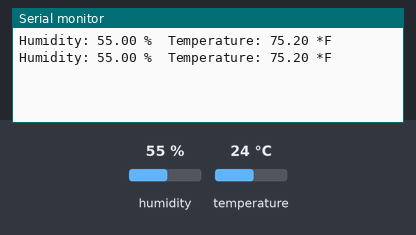
The sketch below on a simulated ESP32. On the bench: the last lines printed to the serial monitor. The inputs (shaded band) are chosen by the test bench; at power-on: humidity 55 %, temperature 24 °C.

Above: at 4.8 s.
4.9 s: humidity set to 22 %
At 6.4 s:
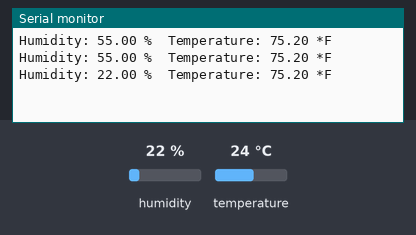
7.9 s: temperature set to 12 °C
At 8.8 s:
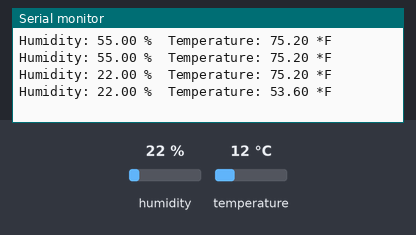
10.9 s: humidity set to 40 %
At 13.6 s:
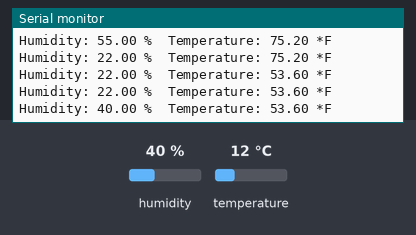
Timing chart, 0 to 15.1 s (numbered marks = the images above; inputs shaded):
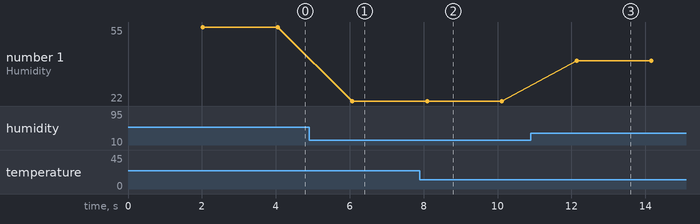

Measured:
- after the input at 4.9 s, the serial monitor: prints a new line after 1.2 s (image 1)
- after the input at 7.9 s, the serial monitor: prints a new line after 0.19 s (image 2)
- after the input at 10.9 s, the serial monitor: prints a new line after 1.2 s (image 3)
- plotted number 1: 55 → 22 after the input at 4.9 s, 22 → 40 after the input at 10.9 s

The sketch:

TempHumidityReading.ino
```cpp
#include "DHT.h"

#define DHTPIN 23
#define DHTTYPE DHT11

DHT dht(DHTPIN, DHTTYPE);

void setup() {
  // put your setup code here, to run once:
  Serial.begin(4800);
  dht.begin();
}

void loop() {
  // put your main code here, to run repeatedly:
  delay(2000);

  float t = dht.readTemperature();
  float h = dht.readHumidity();
  t = t * 1.8 + 32;
  Serial.print("Humidity: ");
  Serial.print(h);
  Serial.print(" %\t");
  Serial.print("Temperature: ");
  Serial.print(t);
  Serial.println(" *F");
}
```
